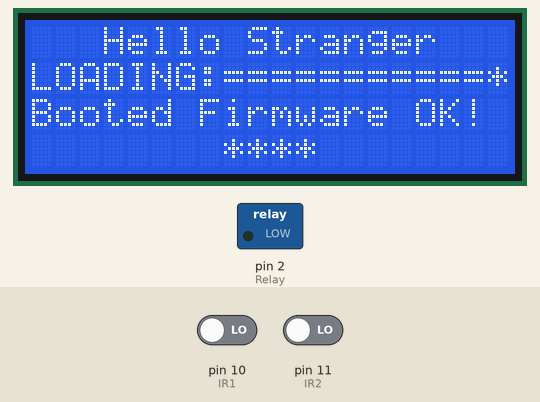
Bench run of a sketch on a simulated Arduino Uno, built with avr-gcc and run on an emulated ATmega328P. On the bench: 20×4 character LCD, switched loads named in the sketch (green lamp = pin HIGH). The inputs (shaded band) are chosen by the test bench; at power-on: pin 10 (IR1) LOW, pin 11 (IR2) LOW.

Above: at 6.5 s.
At 9.7 s:
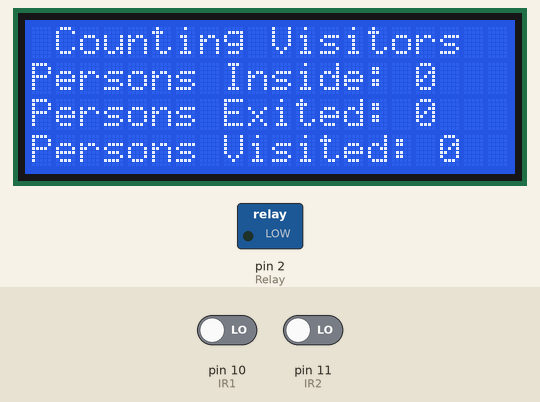
9.8 s: pin 10 (IR1) driven HIGH and pin 11 (IR2) driven HIGH
At 12.6 s:
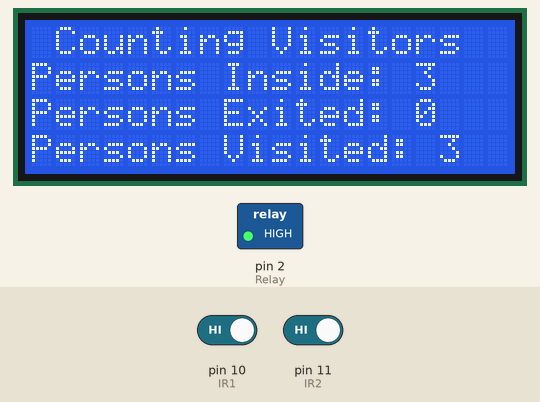
12.8 s: pin 10 (IR1) driven LOW
14.3 s: pin 10 (IR1) driven HIGH
At 15.1 s:
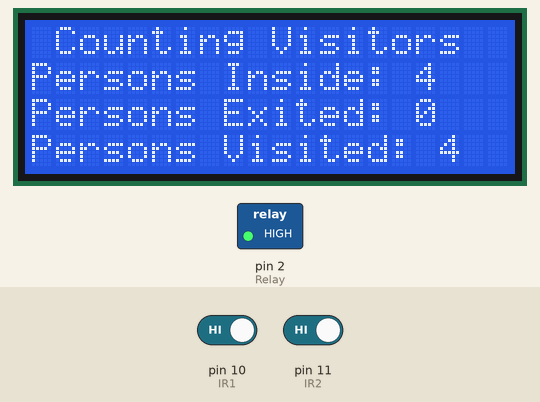
Timing chart, 0 to 17.3 s (numbered marks = the images above; inputs shaded):
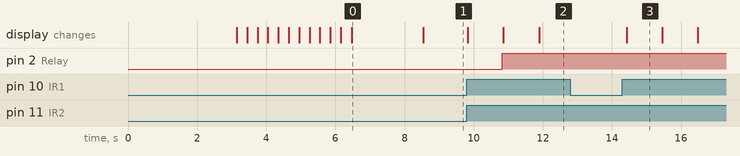

Measured:
- after the input at 9.8 s, pin 2 (Relay): LOW → HIGH after 1.0 s; the display: first changes at once (image 2 shows a later state)
- after the input at 12.8 s, every drawn part: stays the same
- after the input at 14.3 s, the display: changes after 0.12 s (image 3)
- what the display in image 0 shows lasts 2.0 s, from 6.5 s to 8.5 s
- what the display in image 3 shows lasts 1.1 s, from 14.4 s to 15.5 s

The sketch:

Visitor_counter_with_IR_sensor.ino
```cpp
#include <Wire.h>
#include <LiquidCrystal_I2C.h>
#define IR1 10 //IR sensor 1 at pin 10
#define IR2 11 //IR sensor 2 at pin 11
#define Relay 2 // relay Pin
#define wait 3000 //Duration between 1st IR sensor to 2nd IR sensor
int Persons = 0; //Number of persons inside the room
int Exited = 0; //Number of persons exited the room
int Visited = 0; //Number of persons visited

LiquidCrystal_I2C lcd(0x27, 2, 1, 0, 4, 5, 6, 7, 3, POSITIVE);  // Set the LCD I2C address

//Flash Screen showing the college name and Department
void FlashScreen() {
  lcd.setCursor(0,0);
  lcd.print("B.R.P. GOVT POLY DMT");
  lcd.setCursor(0,1);
  lcd.print("  Electrical Dept.  ");
  lcd.setCursor(0,2);
  lcd.print("6th Sem (2017-2020)");
  delay(3000);
  lcd.clear();

  //Loading screen for fun
  lcd.setCursor(3,0);
  lcd.print("Hello Stranger");
  lcd.setCursor(0,1);
  int i;
  lcd.print("LOADING:");
  for (i=0; i<11; i++ ){
    delay(300);
    lcd.print("=");
  }
  lcd.print("*");

  lcd.setCursor(0,2);
  lcd.print("Booted Firmware OK!");
  lcd.setCursor(8,3);
  lcd.print("****");
  delay(2000);

  //Program screen for counters
  lcd.clear();
  lcd.setCursor(1,0);
  lcd.print("Counting Visitors");
  lcd.setCursor(0,1);
  lcd.print("Persons Inside: 0"); //16,1
  lcd.setCursor(0,2);
  lcd.print("Persons Exited: 0"); //16,2
  lcd.setCursor(0,3);
  lcd.print("Persons Visited: 0"); //17, 3
}

void setup() {
  //Serial.begin(9600);
  pinMode(IR1, INPUT);
  pinMode(IR2, INPUT);
  pinMode(Relay, OUTPUT);
  digitalWrite(Relay, LOW);
  //being the LED screen
  lcd.begin(20,4);
  FlashScreen(); //shows the flash Screen
}

//When sensors sense for any person coming in
void PersonIn(){
  Persons++;
  Visited++;
  if (Exited < 0)
  Exited = 0;
  if (Persons < 0)
  Persons = 0;
}

//When sensors sense for any person going
void PersonOut(){
  //some LCD function
  Persons--;
  Exited++;
  if (Exited > Visited)
  Exited = Visited;
  if (Persons < 0)
  Persons = 0;
}

void loop() {
  int counter = 0;
  TriggerRelay();
  //when someone gets in
  if (digitalRead(IR2))
  {
    while (counter != wait)
    {
      if (digitalRead(IR1))
      {
        //Serial.println("Person In");
        PersonIn();
        break;
      }
      delay(100);
      counter +=100;
    }
    ShowValues();
    delay(1000);
    return 0;
  }

//for if someone comes out
  counter = 0;
  if (digitalRead(IR1))
  {
    while (counter != wait)
    {
      if (digitalRead(IR2))
      {
        //some calling function
        //Serial.println("Person out");
        PersonOut();
        break;
      }
      delay(100);
      counter += 100;
    }

    ShowValues();
    delay(1000);
    return 0;
  }
}

//This function will Toggle Relay Switch
void TriggerRelay(){
  if (Persons == 0)
    digitalWrite(Relay, LOW);
  else
    digitalWrite(Relay, HIGH);
}

//Updating Values on Screen
void ShowValues(){
  Serial.println(Persons);
  lcd.setCursor(16,1);
  lcd.print(Persons);
  lcd.setCursor(16,2);
  lcd.print(Exited);
  lcd.setCursor(17,3);
  lcd.print(Visited);

  //bug fix incorrect decimals
  if (Persons < 1000){
    lcd.setCursor(19,1);
    lcd.print(" ");
  }

  if (Persons < 100){
    lcd.setCursor(18,1);
    lcd.print("  ");
  }

  if (Persons < 10){
    lcd.setCursor(17,1);
    lcd.print("   ");
  }

  if (Exited < 1000){
    lcd.setCursor(19,2);
    lcd.print(" ");
  }

  if (Exited < 100){
    lcd.setCursor(18,2);
    lcd.print("  ");
  }

  if (Exited < 10){
    lcd.setCursor(17,2);
    lcd.print("   ");
  }

  if (Visited < 1000){
    lcd.setCursor(20,3);
    lcd.print(" ");
  }

  if (Visited < 100){
    lcd.setCursor(19,3);
    lcd.print("  ");
  }

  if (Visited < 10){
    lcd.setCursor(18,3);
    lcd.print("   ");
  }
}
```
